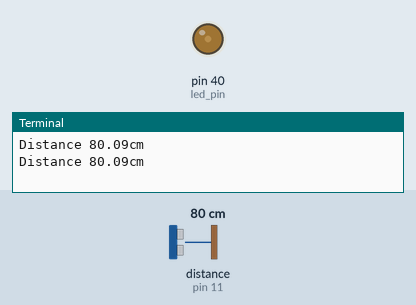
Bench run of a program on a simulated Raspberry Pi (header pin numbers). Parts: output pins drawn as LEDs (lit = HIGH), the last lines printed to the terminal. Inputs (shaded band) come from the test bench; at power-on: distance to the obstacle (sensor on pin 11) 80 cm. The echo pulse lasts 58.3 µs per cm; the clock reads 2024-03-15 10:24:30 at power-on unless the program sets it; pins used as bus, display or sensor lines are not drawn.

Above: at 3.2 s.
3.3 s: distance to the obstacle (sensor on pin 11) set to 120 cm
At 4.9 s:
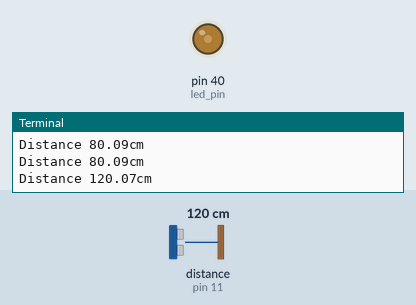
5.5 s: distance to the obstacle (sensor on pin 11) set to 250 cm
At 7.3 s:
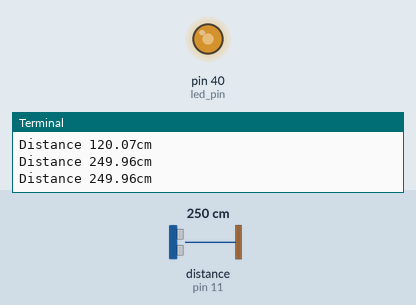
Timing chart, 0 to 8.8 s (numbered marks = the images above; inputs shaded):
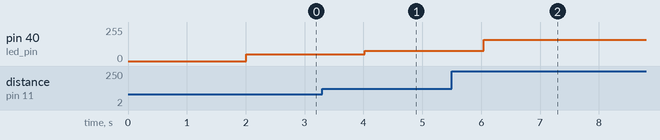

The program:

ultrasonic_distance.py
```python
import RPi.GPIO as GPIO
import time

trigger_pin = 7
echo_pin = 11
led_pin = 40

def pin_setup():
    GPIO.setmode(GPIO.BOARD)
    GPIO.setup(trigger_pin, GPIO.OUT)
    GPIO.output(trigger_pin, GPIO.LOW)
    GPIO.setup(echo_pin, GPIO.IN)
    GPIO.setup(led_pin, GPIO.OUT)
    GPIO.output(led_pin, GPIO.LOW)

def get_distance():
    start_time = 0
    end_time = 0

    GPIO.output(trigger_pin, GPIO.HIGH)
    time.sleep(0.00001)
    GPIO.output(trigger_pin, GPIO.LOW)

    while GPIO.input(echo_pin) == 0:
        start_time = time.time()
    while GPIO.input(echo_pin) == 1:
        end_time = time.time()

    duration = end_time - start_time

    return round(duration * 17150, 2)

pin_setup()
time.sleep(2)

pwm_led = GPIO.PWM(led_pin, 100)
pwm_led.start(0)

try:
    while 1:
        distance = get_distance()
        print('Distance %scm' % distance)

        pwm_led.ChangeDutyCycle(distance / 4)

        time.sleep(1)
except KeyboardInterrupt:
    pwm_led.stop()
    GPIO.cleanup()
```

Measured:
- after the input at 3.3 s, pin 40 (led_pin): 51/255 → 77/255 after 0.72 s
- after the input at 5.5 s, pin 40 (led_pin): 77/255 → 159/255 after 0.54 s
